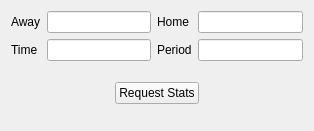
<?xml version="1.0" encoding="UTF-8"?>
<ui version="4.0">
 <class>StatRequestInputWidget</class>
 <widget class="QWidget" name="StatRequestInputWidget">
  <property name="geometry">
   <rect>
    <x>0</x>
    <y>0</y>
    <width>314</width>
    <height>131</height>
   </rect>
  </property>
  <property name="maximumSize">
   <size>
    <width>314</width>
    <height>131</height>
   </size>
  </property>
  <property name="windowTitle">
   <string>Form</string>
  </property>
  <layout class="QGridLayout" name="gridLayout">
   <item row="1" column="0">
    <widget class="QLabel" name="timeLabel">
     <property name="text">
      <string>Time</string>
     </property>
    </widget>
   </item>
   <item row="0" column="0">
    <widget class="QLabel" name="awayLabel">
     <property name="text">
      <string>Away</string>
     </property>
    </widget>
   </item>
   <item row="1" column="3">
    <widget class="QLineEdit" name="periodInput"/>
   </item>
   <item row="0" column="3">
    <widget class="QLineEdit" name="homeScoreInput"/>
   </item>
   <item row="0" column="2">
    <widget class="QLabel" name="homeLabel">
     <property name="text">
      <string>Home</string>
     </property>
    </widget>
   </item>
   <item row="1" column="2">
    <widget class="QLabel" name="periodLabel">
     <property name="text">
      <string>Period</string>
     </property>
    </widget>
   </item>
   <item row="0" column="1">
    <widget class="QLineEdit" name="awayScoreInput"/>
   </item>
   <item row="1" column="1">
    <widget class="QLineEdit" name="timeInput"/>
   </item>
   <item row="2" column="0" colspan="4" alignment="Qt::AlignHCenter|Qt::AlignVCenter">
    <widget class="QFrame" name="btnFrame">
     <property name="maximumSize">
      <size>
       <width>150</width>
       <height>50</height>
      </size>
     </property>
     <property name="frameShape">
      <enum>QFrame::NoFrame</enum>
     </property>
     <property name="frameShadow">
      <enum>QFrame::Plain</enum>
     </property>
     <property name="lineWidth">
      <number>0</number>
     </property>
     <layout class="QVBoxLayout" name="verticalLayout">
      <item>
       <widget class="QPushButton" name="btnRequestStats">
        <property name="maximumSize">
         <size>
          <width>100</width>
          <height>16777215</height>
         </size>
        </property>
        <property name="text">
         <string>Request Stats</string>
        </property>
       </widget>
      </item>
     </layout>
    </widget>
   </item>
  </layout>
 </widget>
 <resources/>
 <connections/>
</ui>
